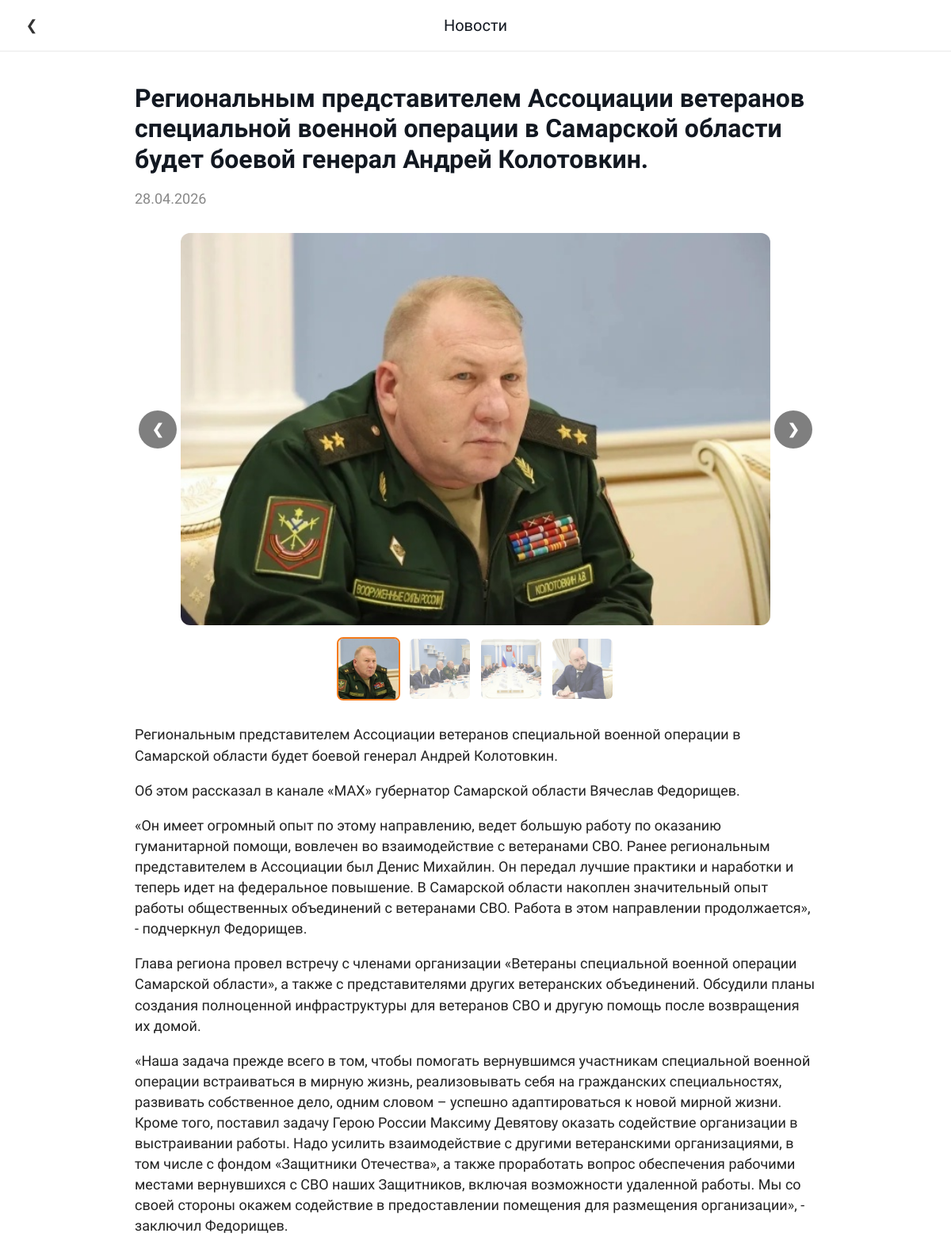
The page /news/novost-1/ on the database its author committed.
### main/models.py (models this page shows, shortened)
class BaseContent(models.Model):
    title = models.CharField('Название', max_length=200)
    image = models.ImageField('Изображение', upload_to='images/', blank=True, null=True)
    class Meta:
        abstract = True

class News(BaseContent):
    subtitle = models.CharField('Подзаголовок', max_length=300, blank=True)
    date = models.DateTimeField('Дата публикации', default=timezone.now)
    content = models.TextField('Полный текст')
    slug = models.SlugField('URL', unique=True, blank=True)
    class Meta:
        verbose_name = 'Новость'
        verbose_name_plural = 'Новости'
        ordering = ['-date']

class NewsImage(models.Model):
    news = models.ForeignKey(News, on_delete=models.CASCADE, related_name='images', verbose_name='Новость')
    image = models.ImageField('Изображение', upload_to='news/gallery/')
    title = models.CharField('Подпись', max_length=200, blank=True)
    order = models.PositiveIntegerField('Порядок', default=0)
    class Meta:
        verbose_name = 'Изображение новости'
        verbose_name_plural = 'Изображения новости'
        ordering = ['order']

### main/views.py (the view)
# urls.py: path('news/<slug:slug>/', views.news_detail, name='news_detail'),
def news_detail(request, slug):
    news_item = get_object_or_404(News, slug=slug)
    context = {
        'news': news_item,
        'contacts': ContactInfo.objects.first(),
    }
    return render(request, 'main/news_detail.html', context)

### main/context_processors.py (called while the page is built)
def global_context(request):
    return {
        'contacts': ContactInfo.objects.first(),
    }

def site_content(request):
    return {'site_content': SiteContent.objects.first()}

### main/templates/main/news_detail.html (shortened to what this page needs)
{% load static %}
<!DOCTYPE html>
<html lang="ru">
<head>
    <link rel="stylesheet" href="{% static 'main/css/style.css' %}">
</head>
<body>
<header class="news-header-sticky">
    <div class="header-container">
        <a href="{% url 'main:home' %}#news" class="back-button-simple" aria-label="На главную">❮</a>
        <div class="news-header-title">Новости</div>
    </div>
</header>
<main class="news-detail-content">
    <article>
        <h1 class="news-title">{{ news.title }}</h1>
        <p class="news-publish-date">{{ news.date|date:"d.m.Y" }}</p>
        {% if news.images.all %}
        <div class="news-gallery">
            <div class="gallery-slider">
                <button class="gallery-nav gallery-prev" aria-label="Предыдущее">❮</button>
                <div class="gallery-viewport">
                    <div class="gallery-track" id="galleryTrack">
                        {% for img in news.images.all %}
                        <div class="gallery-slide">
                            <img src="{{ img.image.url }}" alt="{{ img.title|default:news.title }}">
                        </div>
                        {% endfor %}
                    </div>
                </div>
                <button class="gallery-nav gallery-next" aria-label="Следующее">❯</button>
            </div>
            <div class="gallery-thumbs">
                {% for img in news.images.all %}
                <div class="gallery-thumb {% if forloop.first %}active{% endif %}" data-index="{{ forloop.counter0 }}">
                    <img src="{{ img.image.url }}" alt="{{ img.title|default:news.title }}">
                </div>
                {% endfor %}
            </div>
        </div>
        {% elif news.image %}
        <img src="{{ news.image.url }}" alt="{{ news.title }}" class="news-single-image" style="width:100%; border-radius:12px; margin:20px 0;">
        {% endif %}
        <div class="news-content">
            {{ news.content|linebreaks }}
        </div>
    </article>
</main>
</body>
</html>

### main/static/main/css/style.css (style rules this page uses)
:root { --bg-gray: #adadad; --bg-white: #ffffff; --text: #121821; --muted: #4a4f57; --line: #f27a1a; --accent: #f47a1a; --img-gerb: url("/static/images/gerb-rf.jpg"); --img-hero: url("/static/images/hero-bg.jpg"); }
* { box-sizing: border-box; }
html { scroll-behavior: smooth; }
body { margin: 0; padding: 0; font-family: 'Golos Text', sans-serif; color: var(--text); background: #d6d6d6; }
a { color: inherit; text-decoration: none; }
body :where(p, span, a, li, button, input, select, textarea, label, summary, strong) { font-size: 18px !important; line-height: 1.45; }
body :where(h1, h2, h3, h4, h5, h6) { line-height: 1.2; }

### main/templates/main/news_detail.html (style rules this page uses)
body { margin: 0; padding: 0; background: white; font-family: 'Golos Text', sans-serif; }
.news-header-sticky { position: sticky; top: 0; background: white; border-bottom: 1px solid #eaeaea; z-index: 100; padding: 12px 0; }
.header-container { max-width: 1200px; margin: 0 auto; padding: 0 20px; display: flex; align-items: center; justify-content: space-between; position: relative; }
.back-button-simple { font-size: 28px; line-height: 1; text-decoration: none; color: #333; background: none; border: none; cursor: pointer; padding: 0; display: inline-flex; align-items: center; justify-content: center; width: 40px; height: 40px; transition: opacity 0.2s; }
.news-header-title { margin: 0; font-size: 20px; font-weight: 500; color: #121821; position: absolute; left: 50%; transform: translateX(-50%); white-space: nowrap; }
.news-detail-content { max-width: 900px; margin: 40px auto; padding: 0 20px; }
.news-title { font-size: 32px; margin-top: 0; margin-bottom: 16px; }
.news-publish-date { color: #888; font-size: 14px; margin-bottom: 24px; }
.news-gallery { margin: 30px 0; }
.gallery-slider { position: relative; display: flex; align-items: center; justify-content: center; }
.gallery-viewport { flex: 1; overflow: hidden; border-radius: 12px; background: #f5f5f5; }
.gallery-track { display: flex; transition: transform 0.4s cubic-bezier(0.2, 0.9, 0.4, 1.1); will-change: transform; }
.gallery-slide { flex: 0 0 100%; display: flex; justify-content: center; align-items: center; }
.gallery-slide img { width: 100%; max-height: 500px; object-fit: contain; display: block; }
.gallery-nav { background: rgba(0,0,0,0.5); border: none; color: white; font-size: 32px; font-weight: bold; width: 48px; height: 48px; border-radius: 50%; cursor: pointer; transition: background 0.2s; display: flex; align-items: center; justify-content: center; margin: 0 5px; flex-shrink: 0; }
.gallery-thumbs { display: flex; gap: 10px; flex-wrap: wrap; justify-content: center; margin-top: 15px; }
.gallery-thumb { width: 80px; height: 80px; border-radius: 8px; overflow: hidden; cursor: pointer; opacity: 0.6; transition: opacity 0.2s, transform 0.2s; border: 2px solid transparent; }
.gallery-thumb.active { opacity: 1; border-color: #f47a1a; }
.gallery-thumb img { width: 100%; height: 100%; object-fit: cover; }
.news-content { font-size: 18px; line-height: 1.7; color: #222; }

### rows shown on the page
News: title "Региональным представителем Ассоциации ветеранов специальной военной операции в Самарской области будет боевой генерал Андрей Колотовкин.", date "28.04.2026", content "Региональным представителем Ассоциации ветеранов специальной военной операции в Самарской области будет боевой генерал Андрей Колотовкин. Об этом рассказал в канале «МАХ» губернатор Самарской области Вячеслав Федорищев. «Он имеет огромный опыт по этому направлению, ведет большую работу по оказанию гуманитарной помощи, вовлечен во взаимодействие с ветеранами СВО. Ранее региональным представителем в Ассоциации был Денис Михайлин. Он передал лучшие практики и наработки и теперь идет на федеральное повышение. В Самарской области накоплен значительный опыт работы общественных объединений с ветеранами СВО. Работа в этом направлении продолжается», - подчеркнул Федорищев. Глава региона провел…"
NewsImage: image (picture)
NewsImage: image (picture)
NewsImage: image (picture)
NewsImage: image (picture)
